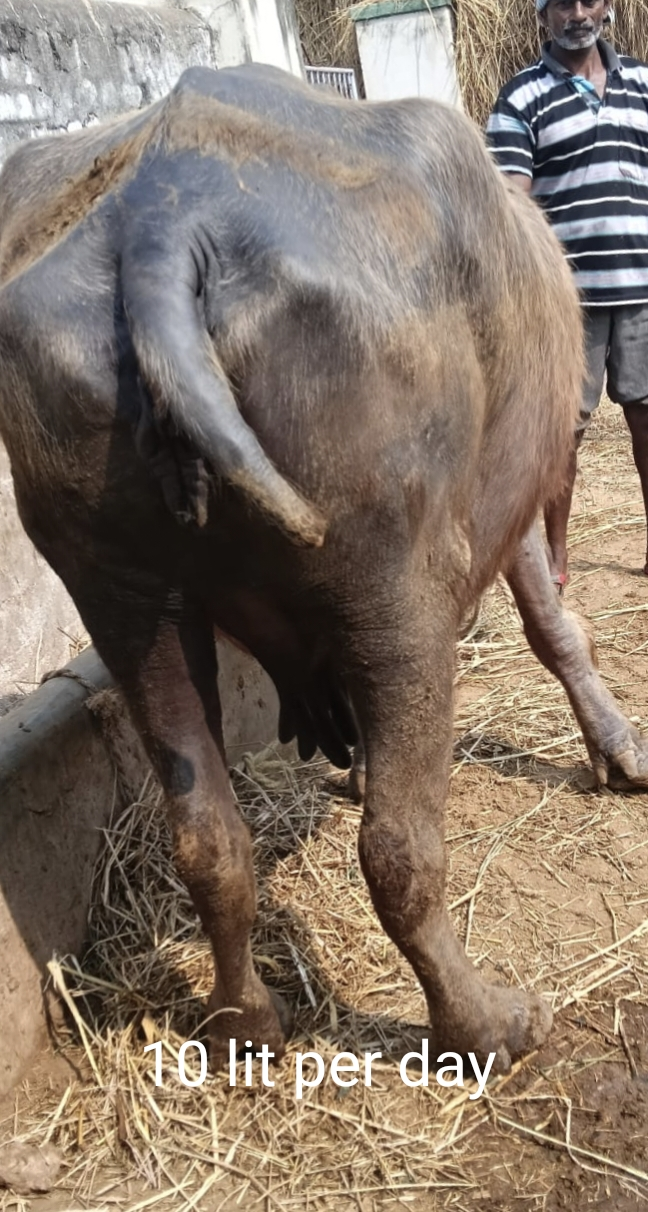
#> input picture training/datasets/raw/10 lit/k1 (2).jpg, 648 x 1212 px; its folder holds only this picture in this run
$ python -i pipeline_validation.py   (imports and definitions only)
#> lines starting #> are read from the running program, lines starting #| are printed output that depends on the picture; after the words box and inside, x2 and y2 are one past the last pixel; in counts of white or black regions, pixels touching at a corner belong together
### training/image_quality.py
"""Lightweight image QA (mirrors Flutter ImageQualityValidator)."""
from __future__ import annotations

from pathlib import Path

import numpy as np
from PIL import Image

IMAGE_EXTS = {".jpg", ".jpeg", ".png", ".webp", ".JPG", ".JPEG", ".PNG"}

MIN_BLUR_VARIANCE = 45.0
MIN_BRIGHTNESS = 38.0
MAX_BRIGHTNESS = 245.0
MIN_REAR_ASPECT = 0.72
MAX_REAR_ASPECT = 1.85
MIN_ORGANIC = 0.08
MIN_UDDER_BAND = 0.04
MAX_NOISE_SCORE = 0.72


def validate_image_path(path: Path) -> tuple[bool, float, list[str]]:
    try:
        with Image.open(path) as im:
            im = im.convert("RGB")
            return validate_pil(im)
    except OSError:
        return False, 0.0, ["corrupt_or_unreadable"]


def validate_pil(im: Image.Image) -> tuple[bool, float, list[str]]:
    w, h = im.size
    issues: list[str] = []
    if w < 120 or h < 120:
        return False, 0.0, ["resolution_too_low"]

    aspect = w / h
    if aspect < MIN_REAR_ASPECT or aspect > MAX_REAR_ASPECT:
        issues.append("wrong_aspect_ratio")

    small = im.resize((320, max(1, int(320 * h / w))), Image.Resampling.BILINEAR)
    gray = np.array(small.convert("L"), dtype=np.float32)

    blur_var = _laplacian_variance(gray)
    if blur_var < MIN_BLUR_VARIANCE:
        issues.append("too_blurry")

    brightness = float(gray.mean())
    if brightness < MIN_BRIGHTNESS:
        issues.append("too_dark")
    elif brightness > MAX_BRIGHTNESS:
        issues.append("overexposed")

    organic = _torso_organic(gray)
    if organic < MIN_ORGANIC:
        issues.append("low_livestock_signature")

    udder = _lower_band(gray)
    if udder < MIN_UDDER_BAND:
        issues.append("rear_udder_not_visible")

    noise = _noise_score(gray)
    if noise > MAX_NOISE_SCORE:
        issues.append("noisy_image")

    score = _score(blur_var, brightness, organic, udder, aspect, len(issues), noise)
    return len(issues) == 0, score, issues


def _laplacian_variance(gray: np.ndarray) -> float:
    if gray.shape[0] < 3 or gray.shape[1] < 3:
        return 0.0
    lap = (
        -4 * gray[1:-1, 1:-1]
        + gray[1:-1, :-2]
        + gray[1:-1, 2:]
        + gray[:-2, 1:-1]
        + gray[2:, 1:-1]
    )
    return float(lap.var())


def _torso_organic(gray: np.ndarray) -> float:
    h, w = gray.shape
    y0, y1 = int(h * 0.25), int(h * 0.72)
    x0, x1 = int(w * 0.22), int(w * 0.78)
    band = gray[y0:y1:2, x0:x1:2]
    if band.size == 0:
        return 0.0
    organic = ((band > 35) & (band < 175)).sum()
    return organic / band.size


def _lower_band(gray: np.ndarray) -> float:
    h, w = gray.shape
    y0 = int(h * 0.55)
    band = gray[y0::2, int(w * 0.2) : int(w * 0.8) : 2]
    if band.size == 0:
        return 0.0
    mass = ((band > 40) & (band < 200)).sum()
    return mass / band.size


def _noise_score(gray: np.ndarray) -> float:
    if gray.shape[0] < 2 or gray.shape[1] < 2:
        return 0.0
    diff = np.abs(gray[:, :-1].astype(np.float32) - gray[:, 1:].astype(np.float32))
    var_d = float(diff.var())
    return min(1.0, var_d / 400.0)


def _score(
    blur_var: float,
    brightness: float,
    organic: float,
    udder: float,
    aspect: float,
    issue_count: int,
    noise: float = 0.0,
) -> float:
    s = 1.0
    s *= min(1.0, blur_var / 120.0)
    s *= 1.0 - min(0.5, abs(brightness - 128) / 128.0)
    s *= min(1.0, organic / 0.25)
    s *= min(1.0, udder / 0.15)
    s *= 1.0 - min(0.5, noise)
    if 0.9 <= aspect <= 1.4:
        s *= 1.05
    s -= issue_count * 0.18
    return max(0.0, min(1.0, s))

### training/pipeline_validation.py
"""Server-side multi-stage validation (mirrors Flutter pipeline for export)."""
from __future__ import annotations

from pathlib import Path

from image_quality import validate_image_path
from PIL import Image

IMAGE_EXTS = {".jpg", ".jpeg", ".png", ".webp"}


# [32 lines left out: function validate_angle_pil, not called in this run]


def validate_for_training(path: Path) -> tuple[bool, dict]:
    """Run quality + angle; animal/udder validated on-device before upload."""
    ok_q, score_q, issues_q = validate_image_path(path)
#> in validate_image_path, im is the input picture: PIL image 648x1212 RGB; mean R, G, B 133, 117.9, 104.3
#> in validate_pil, `gray = np.array(small.convert("L"), dtype=np.float32)`:
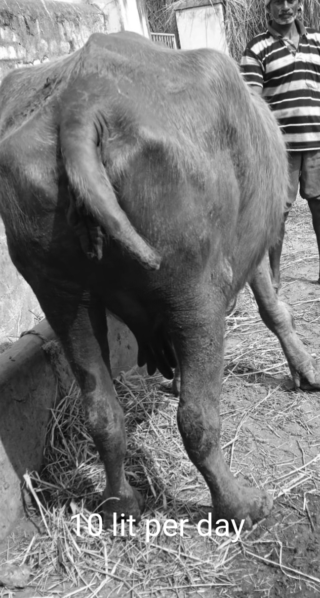
#> gray: shape (598, 320) float32; min 8, max 255, mean 120.8
#> in _laplacian_variance, `lap = ( -4 * gray[1:-1, 1:-1] + gray[1:-1, :-2] + gray[1:-1, 2:] + gra..`:
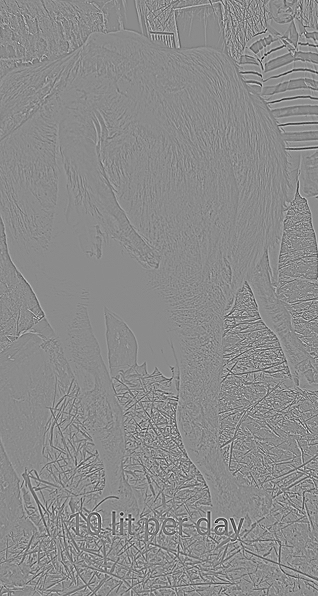
#> lap: shape (596, 318) float32; min -307, max 254, mean 0; drawn with min black and max white
#> in validate_pil, `blur_var = _laplacian_variance(gray)`: blur_var = 1195
#> in validate_pil, `brightness = float(gray.mean())`: brightness = 120.8
#> in _torso_organic, `band = gray[y0:y1:2, x0:x1:2]`:
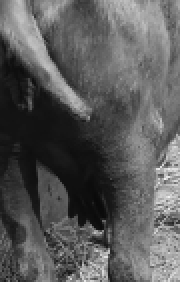
#> band: shape (141, 90) float32 (shown 2 times larger); min 9, max 240, mean 90.4
#> in _torso_organic, `organic = ((band > 35) & (band < 175)).sum()`: organic = 9439
#> in validate_pil, `organic = _torso_organic(gray)`: organic = 0.744
#> in _lower_band, `band = gray[y0::2, int(w * 0.2) : int(w * 0.8) : 2]`:
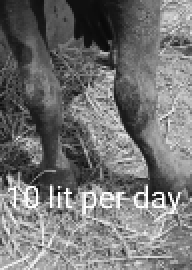
#> band: shape (135, 96) float32 (shown 2 times larger); min 8, max 255, mean 115.2
#> in _lower_band, `mass = ((band > 40) & (band < 200)).sum()`: mass = 10949
#> in validate_pil, `udder = _lower_band(gray)`: udder = 0.845
#> in _noise_score, `diff = np.abs(gray[:, :-1].astype(np.float32) - gray[:, 1:].astype(np...`:
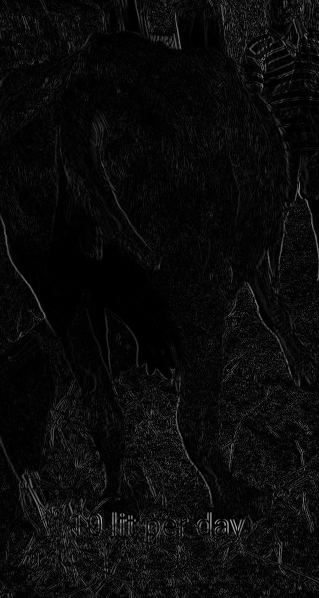
#> diff: shape (598, 319) float32; min 0, max 173, mean 10.5
#> in _noise_score, `var_d = float(diff.var())`: var_d = 178.6
#> in validate_pil, `noise = _noise_score(gray)`: noise = 0.446
#> in _score, `s *= min(1.0, blur_var / 120.0)`: s = 1
#> in _score, `s *= 1.0 - min(0.5, abs(brightness - 128) / 128.0)`: s = 0.944
#> in _score, `s *= 1.0 - min(0.5, noise)`: s = 0.523
#> in _score, `s -= issue_count * 0.18`: s = 0.343
#> ok_q = False; score_q = 0.343; issues_q = ['wrong_aspect_ratio']
    if not ok_q:
        return False, {"stage": "quality", "issues": issues_q, "score": score_q}

    try:
        with Image.open(path) as im:
            im = im.convert("RGB")
            ok_a, issues_a = validate_angle_pil(im)
    except OSError:
        return False, {"stage": "quality", "issues": ["corrupt"]}

    if not ok_a:
        return False, {"stage": "angle", "issues": issues_a}

    return True, {"stage": "ok", "score": score_q}


# [14 lines left out: function filter_directory, not called in this run]

>>> result = validate_for_training('datasets/raw/10 lit/k1 (2).jpg')

$ run again, on training/datasets/raw/10 lit/k2 (2).jpg
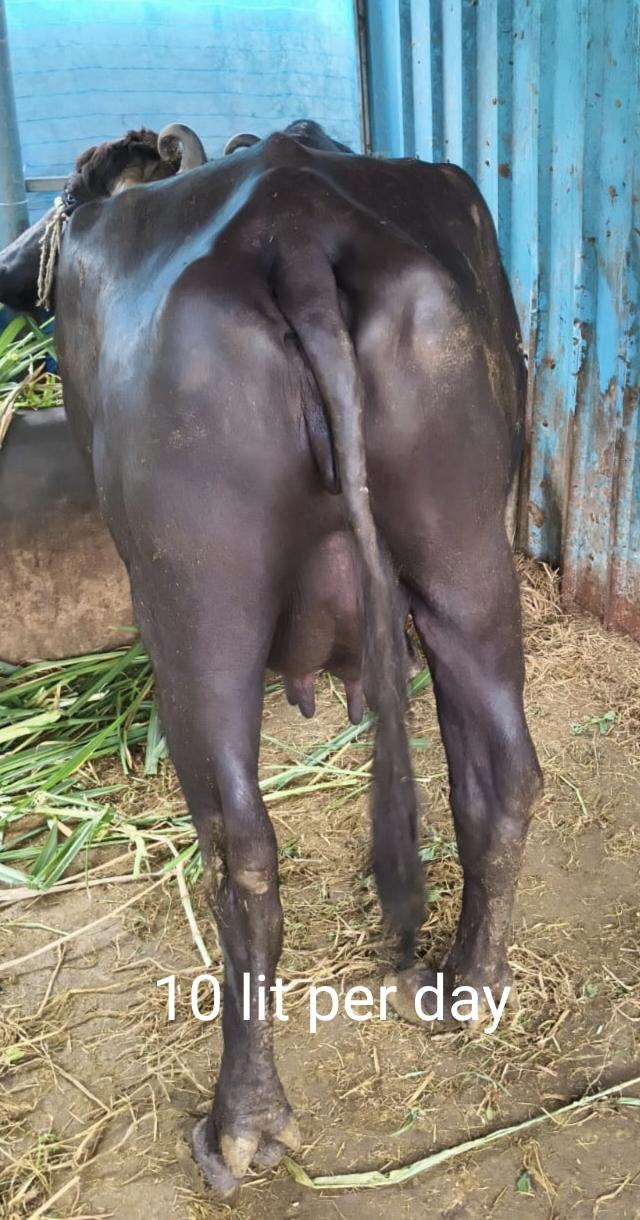
#> input picture training/datasets/raw/10 lit/k2 (2).jpg, 640 x 1220 px
#> in validate_image_path, im is the input picture: PIL image 640x1220 RGB; mean R, G, B 126.3, 128.9, 121.2
#> blur_var = 870.9
#> brightness = 127.4
#> in _torso_organic, `organic = ((band > 35) & (band < 175)).sum()`: organic = 12387
#> in validate_pil, `organic = _torso_organic(gray)`: organic = 0.956
#> in _lower_band, `band = gray[y0::2, int(w * 0.2) : int(w * 0.8) : 2]`:
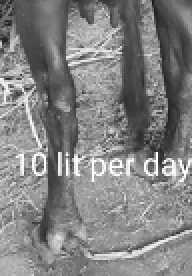
#> band: shape (138, 96) float32 (shown 2 times larger); min 26, max 255, mean 130.5
#> mass = 12458
#> udder = 0.94
#> in _noise_score, `diff = np.abs(gray[:, :-1].astype(np.float32) - gray[:, 1:].astype(np...`:
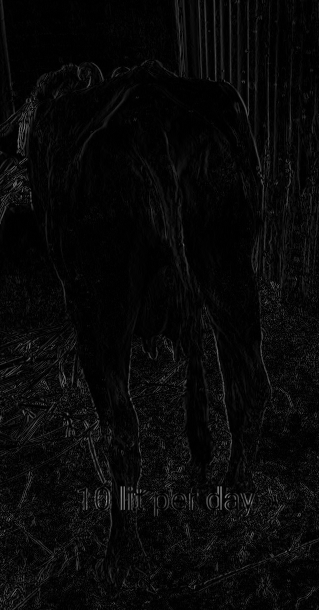
#> diff: shape (610, 319) float32; min 0, max 150, mean 8.6
#> var_d = 132.9
#> noise = 0.332
#> in _score, `s *= min(1.0, blur_var / 120.0)`: s = 1
#> in _score, `s *= 1.0 - min(0.5, abs(brightness - 128) / 128.0)`: s = 0.995
#> in _score, `s *= 1.0 - min(0.5, noise)`: s = 0.664
#> in _score, `s -= issue_count * 0.18`: s = 0.484
#> ok_q = False; score_q = 0.484; issues_q = ['wrong_aspect_ratio']

$ run again, on training/datasets/raw/10 lit/k3 (2).jpg
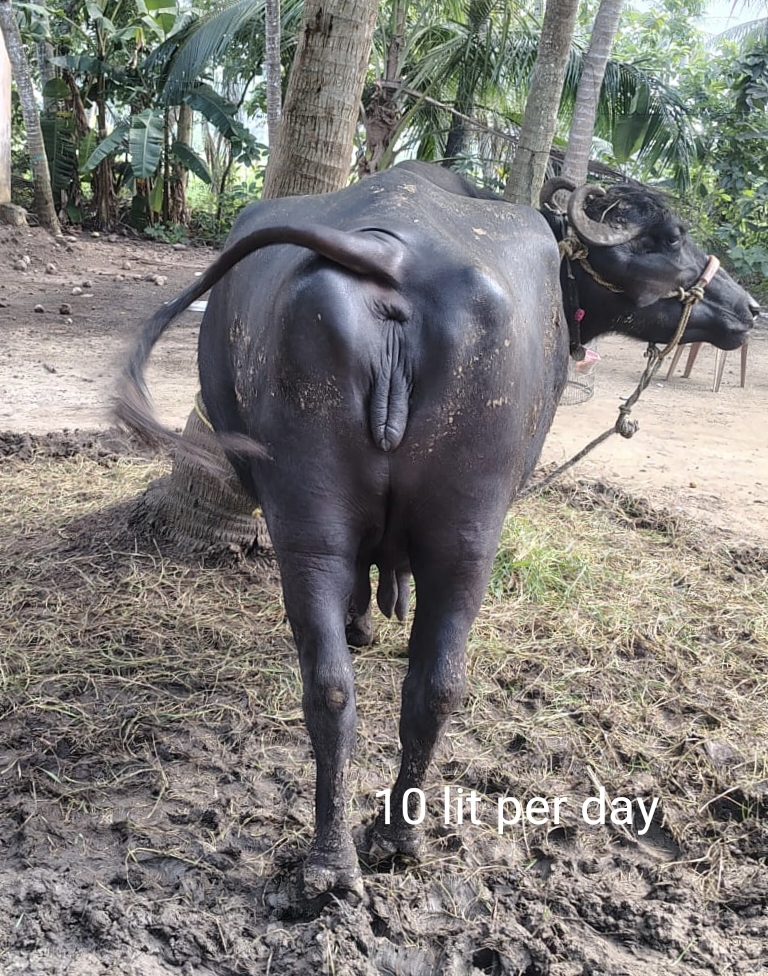
#> input picture training/datasets/raw/10 lit/k3 (2).jpg, 768 x 976 px
#> in validate_image_path, im is the input picture: PIL image 768x976 RGB; mean R, G, B 127.3, 124.9, 121.6
#> blur_var = 2460.1
#> brightness = 125.2
#> in _torso_organic, `organic = ((band > 35) & (band < 175)).sum()`: organic = 6976
#> in validate_pil, `organic = _torso_organic(gray)`: organic = 0.807
#> mass = 7840
#> udder = 0.888
#> var_d = 252.6
#> noise = 0.632
#> in _score, `s *= min(1.0, blur_var / 120.0)`: s = 1
#> in _score, `s *= 1.0 - min(0.5, abs(brightness - 128) / 128.0)`: s = 0.978
#> in _score, `s *= 1.0 - min(0.5, noise)`: s = 0.489
#> ok_q = True; score_q = 0.489; issues_q = []
#> in validate_angle_pil, `right = arr[:, mid:]`:
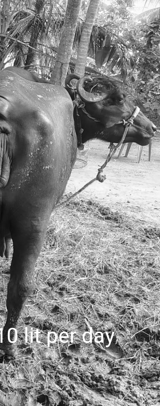
#> right: shape (406, 160) float32; min 9, max 255, mean 137
#> in validate_angle_pil, `diff = np.abs(left[:, -min_len:] - right[:, :min_len]).mean()`: diff = 69.19
#> symmetry = 0.459
#> lower: shape (203, 320) bool; 89.2% white; 1001 black regions (963 under 20 px), largest, box (x1, y1, x2, y2) and area: (148, 0, 190, 79) 1528, (259, 0, 320, 27) 747, (157, 79, 182, 141) 318
#> in validate_angle_pil, `upper = (arr[:h2, :] > 35) & (arr[:h2, :] < 200)`:
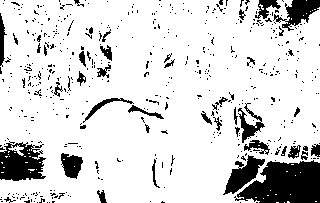
#> upper: shape (203, 320) bool; 84.8% white; 510 black regions (465 under 20 px), largest, box (x1, y1, x2, y2) and area: (234, 160, 320, 203) 2634, (0, 141, 46, 181) 1276, (223, 155, 265, 195) 724
#> lower_r = 0.446
#> ok_a = True; issues_a = []

$ run again, on training/datasets/raw/10 lit/k4 (2).jpg
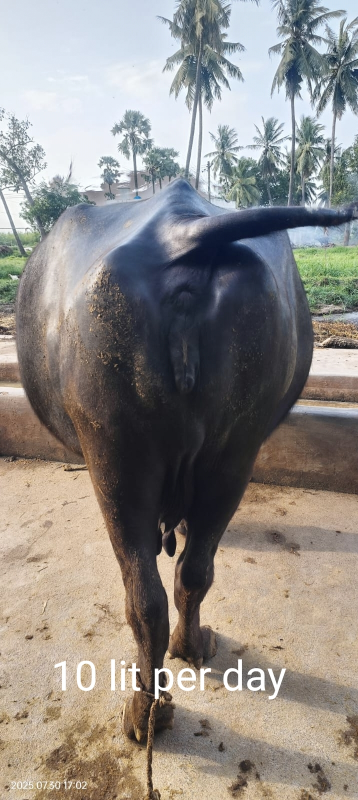
#> input picture training/datasets/raw/10 lit/k4 (2).jpg, 716 x 1600 px (shown at 1/2 size)
#> in validate_image_path, im is the input picture: PIL image 716x1600 RGB; mean R, G, B 143.3, 138.6, 133.6
#> blur_var = 699.2
#> brightness = 139.5
#> in _torso_organic, `organic = ((band > 35) & (band < 175)).sum()`: organic = 9082
#> in validate_pil, `organic = _torso_organic(gray)`: organic = 0.601
#> in _lower_band, `band = gray[y0::2, int(w * 0.2) : int(w * 0.8) : 2]`:
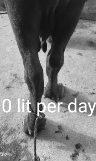
#> band: shape (161, 96) float32; min 16, max 255, mean 123.1
#> mass = 10878
#> udder = 0.704
#> in _noise_score, `diff = np.abs(gray[:, :-1].astype(np.float32) - gray[:, 1:].astype(np...`:
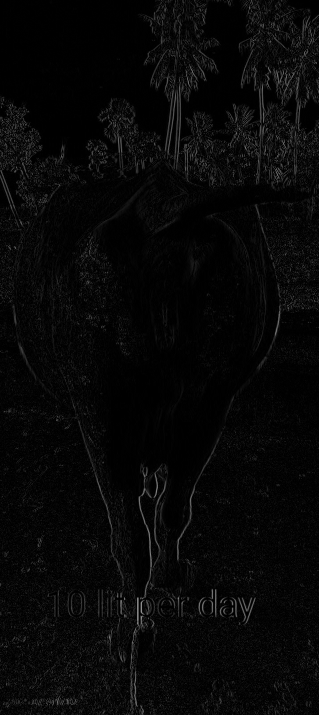
#> diff: shape (715, 319) float32; min 0, max 145, mean 7.5
#> var_d = 134.1
#> noise = 0.335
#> in _score, `s *= min(1.0, blur_var / 120.0)`: s = 1
#> in _score, `s *= 1.0 - min(0.5, abs(brightness - 128) / 128.0)`: s = 0.911
#> in _score, `s *= 1.0 - min(0.5, noise)`: s = 0.605
#> in _score, `s -= issue_count * 0.18`: s = 0.425
#> ok_q = False; score_q = 0.425; issues_q = ['wrong_aspect_ratio']
